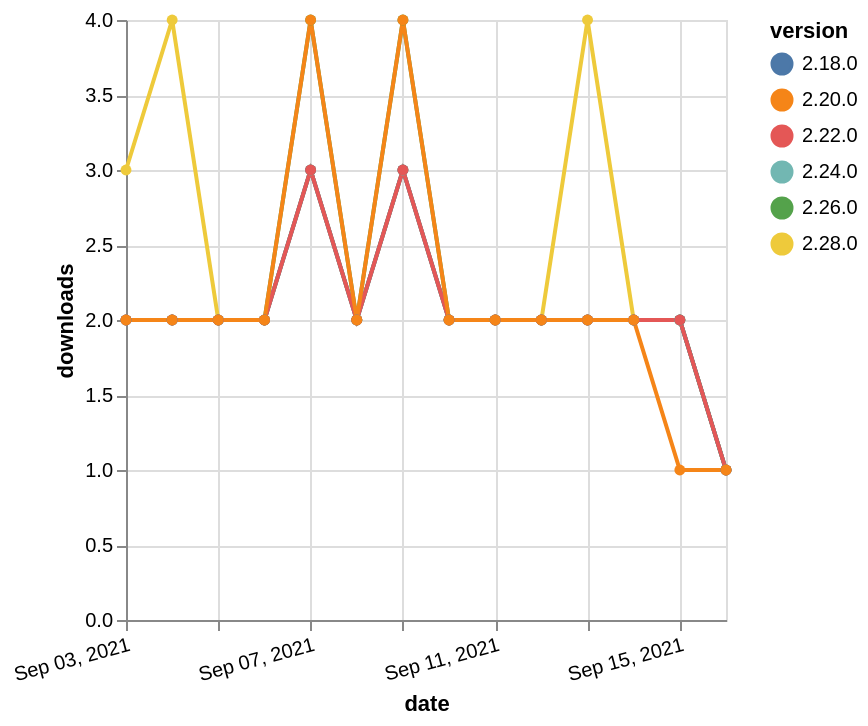

Express this chart as Vega-Lite.
### Vega-Lite specification from a JSON file in a GitHub repository (floating-point values rounded to 4 significant figures)
{"$schema": "https://vega.github.io/schema/vega-lite/v5.json", "description": "A simple bar chart with embedded data.", "data": {"values": [{"date": "2021-09-03", "total": 235, "delta": 3, "version": "2.28.0"}, {"date": "2021-09-04", "total": 239, "delta": 4, "version": "2.28.0"}, {"date": "2021-09-05", "total": 241, "delta": 2, "version": "2.28.0"}, {"date": "2021-09-06", "total": 243, "delta": 2, "version": "2.28.0"}, {"date": "2021-09-07", "total": 246, "delta": 3, "version": "2.28.0"}, {"date": "2021-09-08", "total": 248, "delta": 2, "version": "2.28.0"}, {"date": "2021-09-09", "total": 251, "delta": 3, "version": "2.28.0"}, {"date": "2021-09-10", "total": 253, "delta": 2, "version": "2.28.0"}, {"date": "2021-09-11", "total": 255, "delta": 2, "version": "2.28.0"}, {"date": "2021-09-12", "total": 257, "delta": 2, "version": "2.28.0"}, {"date": "2021-09-13", "total": 261, "delta": 4, "version": "2.28.0"}, {"date": "2021-09-14", "total": 263, "delta": 2, "version": "2.28.0"}, {"date": "2021-09-15", "total": 265, "delta": 2, "version": "2.28.0"}, {"date": "2021-09-16", "total": 266, "delta": 1, "version": "2.28.0"}, {"date": "2021-09-03", "total": 719, "delta": 2, "version": "2.26.0"}, {"date": "2021-09-04", "total": 721, "delta": 2, "version": "2.26.0"}, {"date": "2021-09-05", "total": 723, "delta": 2, "version": "2.26.0"}, {"date": "2021-09-06", "total": 725, "delta": 2, "version": "2.26.0"}, {"date": "2021-09-07", "total": 729, "delta": 4, "version": "2.26.0"}, {"date": "2021-09-08", "total": 731, "delta": 2, "version": "2.26.0"}, {"date": "2021-09-09", "total": 735, "delta": 4, "version": "2.26.0"}, {"date": "2021-09-10", "total": 737, "delta": 2, "version": "2.26.0"}, {"date": "2021-09-11", "total": 739, "delta": 2, "version": "2.26.0"}, {"date": "2021-09-12", "total": 741, "delta": 2, "version": "2.26.0"}, {"date": "2021-09-13", "total": 743, "delta": 2, "version": "2.26.0"}, {"date": "2021-09-14", "total": 745, "delta": 2, "version": "2.26.0"}, {"date": "2021-09-15", "total": 747, "delta": 2, "version": "2.26.0"}, {"date": "2021-09-16", "total": 748, "delta": 1, "version": "2.26.0"}, {"date": "2021-09-03", "total": 1022, "delta": 2, "version": "2.24.0"}, {"date": "2021-09-04", "total": 1024, "delta": 2, "version": "2.24.0"}, {"date": "2021-09-05", "total": 1026, "delta": 2, "version": "2.24.0"}, {"date": "2021-09-06", "total": 1028, "delta": 2, "version": "2.24.0"}, {"date": "2021-09-07", "total": 1031, "delta": 3, "version": "2.24.0"}, {"date": "2021-09-08", "total": 1033, "delta": 2, "version": "2.24.0"}, {"date": "2021-09-09", "total": 1036, "delta": 3, "version": "2.24.0"}, {"date": "2021-09-10", "total": 1038, "delta": 2, "version": "2.24.0"}, {"date": "2021-09-11", "total": 1040, "delta": 2, "version": "2.24.0"}, {"date": "2021-09-12", "total": 1042, "delta": 2, "version": "2.24.0"}, {"date": "2021-09-13", "total": 1044, "delta": 2, "version": "2.24.0"}, {"date": "2021-09-14", "total": 1046, "delta": 2, "version": "2.24.0"}, {"date": "2021-09-15", "total": 1048, "delta": 2, "version": "2.24.0"}, {"date": "2021-09-16", "total": 1049, "delta": 1, "version": "2.24.0"}, {"date": "2021-09-03", "total": 2060, "delta": 2, "version": "2.18.0"}, {"date": "2021-09-04", "total": 2062, "delta": 2, "version": "2.18.0"}, {"date": "2021-09-05", "total": 2064, "delta": 2, "version": "2.18.0"}, {"date": "2021-09-06", "total": 2066, "delta": 2, "version": "2.18.0"}, {"date": "2021-09-07", "total": 2069, "delta": 3, "version": "2.18.0"}, {"date": "2021-09-08", "total": 2071, "delta": 2, "version": "2.18.0"}, {"date": "2021-09-09", "total": 2074, "delta": 3, "version": "2.18.0"}, {"date": "2021-09-10", "total": 2076, "delta": 2, "version": "2.18.0"}, {"date": "2021-09-11", "total": 2078, "delta": 2, "version": "2.18.0"}, {"date": "2021-09-12", "total": 2080, "delta": 2, "version": "2.18.0"}, {"date": "2021-09-13", "total": 2082, "delta": 2, "version": "2.18.0"}, {"date": "2021-09-14", "total": 2084, "delta": 2, "version": "2.18.0"}, {"date": "2021-09-15", "total": 2086, "delta": 2, "version": "2.18.0"}, {"date": "2021-09-16", "total": 2087, "delta": 1, "version": "2.18.0"}, {"date": "2021-09-03", "total": 1473, "delta": 2, "version": "2.22.0"}, {"date": "2021-09-04", "total": 1475, "delta": 2, "version": "2.22.0"}, {"date": "2021-09-05", "total": 1477, "delta": 2, "version": "2.22.0"}, {"date": "2021-09-06", "total": 1479, "delta": 2, "version": "2.22.0"}, {"date": "2021-09-07", "total": 1482, "delta": 3, "version": "2.22.0"}, {"date": "2021-09-08", "total": 1484, "delta": 2, "version": "2.22.0"}, {"date": "2021-09-09", "total": 1487, "delta": 3, "version": "2.22.0"}, {"date": "2021-09-10", "total": 1489, "delta": 2, "version": "2.22.0"}, {"date": "2021-09-11", "total": 1491, "delta": 2, "version": "2.22.0"}, {"date": "2021-09-12", "total": 1493, "delta": 2, "version": "2.22.0"}, {"date": "2021-09-13", "total": 1495, "delta": 2, "version": "2.22.0"}, {"date": "2021-09-14", "total": 1497, "delta": 2, "version": "2.22.0"}, {"date": "2021-09-15", "total": 1499, "delta": 2, "version": "2.22.0"}, {"date": "2021-09-16", "total": 1500, "delta": 1, "version": "2.22.0"}, {"date": "2021-09-03", "total": 1966, "delta": 2, "version": "2.20.0"}, {"date": "2021-09-04", "total": 1968, "delta": 2, "version": "2.20.0"}, {"date": "2021-09-05", "total": 1970, "delta": 2, "version": "2.20.0"}, {"date": "2021-09-06", "total": 1972, "delta": 2, "version": "2.20.0"}, {"date": "2021-09-07", "total": 1976, "delta": 4, "version": "2.20.0"}, {"date": "2021-09-08", "total": 1978, "delta": 2, "version": "2.20.0"}, {"date": "2021-09-09", "total": 1982, "delta": 4, "version": "2.20.0"}, {"date": "2021-09-10", "total": 1984, "delta": 2, "version": "2.20.0"}, {"date": "2021-09-11", "total": 1986, "delta": 2, "version": "2.20.0"}, {"date": "2021-09-12", "total": 1988, "delta": 2, "version": "2.20.0"}, {"date": "2021-09-13", "total": 1990, "delta": 2, "version": "2.20.0"}, {"date": "2021-09-14", "total": 1992, "delta": 2, "version": "2.20.0"}, {"date": "2021-09-15", "total": 1993, "delta": 1, "version": "2.20.0"}, {"date": "2021-09-16", "total": 1994, "delta": 1, "version": "2.20.0"}]}, "width": "container", "mark": {"type": "line", "point": {"filled": true}}, "encoding": {"x": {"field": "date", "type": "temporal", "timeUnit": "yearmonthdate", "title": "date", "axis": {"labelAngle": -15}}, "y": {"field": "delta", "type": "quantitative", "title": "downloads"}, "color": {"field": "version", "type": "nominal"}, "tooltip": {"field": "delta"}}}
